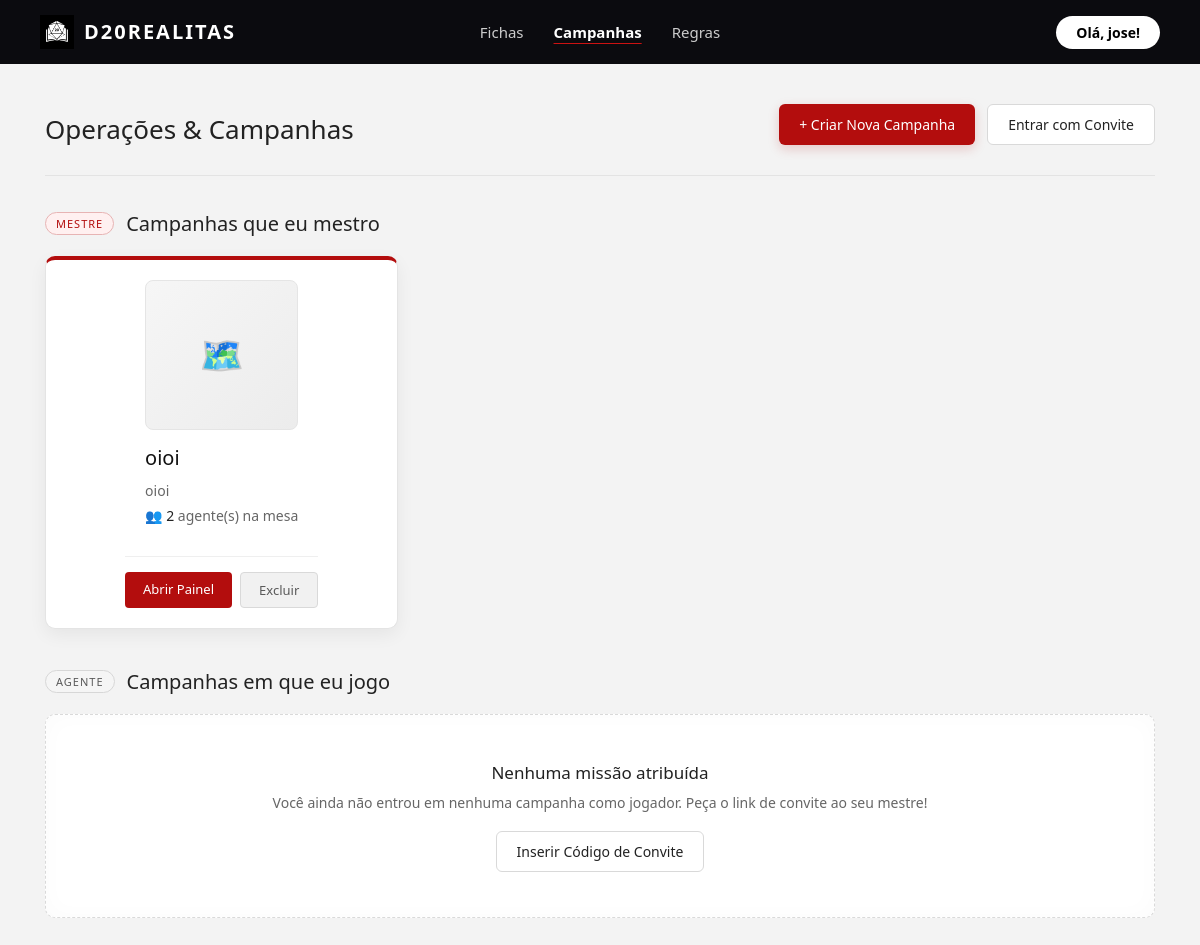
/campanhas.php (signed in), run on the app's committed database.
### tables this page shows
CREATE TABLE IF NOT EXISTS `usuario` (
  `id_usuario` int NOT NULL AUTO_INCREMENT,
  `nome_usuario` varchar(100) NOT NULL,
  `email` varchar(150) NOT NULL,
  `senha` varchar(255) NOT NULL,
  `tipo_usuario` varchar(50) DEFAULT 'jogador',
  PRIMARY KEY (`id_usuario`)
);

CREATE TABLE IF NOT EXISTS `campanha` (
  `id_campanha` int NOT NULL AUTO_INCREMENT,
  `nome_campanha` varchar(150) NOT NULL,
  `data_criacao` date DEFAULT NULL,
  `id_regras` int DEFAULT '0',
  `descricao_campanha` text,
  `id_usuario` int NOT NULL,
  `token_convite` varchar(64) DEFAULT NULL,
  `foto_campanha` varchar(255) DEFAULT NULL,
  PRIMARY KEY (`id_campanha`),
  UNIQUE KEY `token_convite` (`token_convite`)
);

### campanhas.php (the view, shortened to what this page needs)
<?php
require_once 'conecta.php';
$id_usuario = (int) $_SESSION['id_usuario'];
$nome_exibir = 'Agente';
$res_user = mysqli_query($conexao, "SELECT nome_usuario FROM usuario WHERE id_usuario = $id_usuario");
if ($res_user && $u = mysqli_fetch_assoc($res_user)) {
    $nome_exibir = $u['nome_usuario'];
}
$sql_mestre = "SELECT c.id_campanha, c.nome_campanha, c.descricao_campanha, c.foto_campanha,
                      (SELECT COUNT(*) FROM campanha_fichas cf WHERE cf.id_campanha = c.id_campanha) AS total_jogadores
               FROM campanha c
               WHERE c.id_usuario = $id_usuario
               ORDER BY c.id_campanha DESC";
$res_mestre = mysqli_query($conexao, $sql_mestre);
$sql_jogador = "SELECT c.id_campanha, c.nome_campanha, c.descricao_campanha, c.foto_campanha,
                       u.nome_usuario AS nome_mestre, f.nome_personagem
                FROM campanha_fichas cf
                JOIN campanha c ON c.id_campanha = cf.id_campanha
                JOIN usuario u ON u.id_usuario = c.id_usuario
                LEFT JOIN ficha_personagem f ON f.id_ficha = cf.id_ficha
                WHERE cf.id_usuario = $id_usuario
                ORDER BY c.id_campanha DESC";
$res_jogador = mysqli_query($conexao, $sql_jogador);
function resumo($texto, $max = 95) {
    $texto = trim((string) $texto);
    return mb_strlen($texto) > $max ? mb_substr($texto, 0, $max) . '...' : $texto;
}
?>
<!DOCTYPE html>
<html lang="pt-BR">
<head>
    <link rel="stylesheet" href="home.css">
</head>
<body>
    <header class="site-header">
        <a href="home.php" class="site-logo"><img src="logo.png" alt="Ícone D20">D20REALITAS</a>
        <nav class="site-nav" aria-label="Navegação principal">
            <a href="fichas.php">Fichas</a>
            <a href="campanhas.php" class="active">Campanhas</a>
            <a href="regras.php">Regras</a>
        </nav>
        <div class="header-right">
            <span class="user-pill">Olá, <?php echo htmlspecialchars($nome_exibir); ?>!</span>
        </div>
    </header>
    <div class="container">
        <div class="cabecalho">
            <h1 class="pagina">Operações & Campanhas</h1>
            <div class="barra-botoes">
                <a href="criarCampanha.php" class="btn-criar">+ Criar Nova Campanha</a>
                <button type="button" class="btn-criar btn-entrar" onclick="abrirModal()">Entrar com Convite</button>
            </div>
        </div>
        <h2 class="secao-titulo"><span class="badge badge-mestre">Mestre</span> Campanhas que eu mestro</h2>
        <div class="lista-cards">
            <?php if ($res_mestre && mysqli_num_rows($res_mestre) > 0): ?>
                <?php while ($c = mysqli_fetch_assoc($res_mestre)): ?>
                    <div class="item-card">
                        <div>
                            <?php if (!empty($c['foto_campanha']) && file_exists('uploads/' . $c['foto_campanha'])): ?>
                                <img src="uploads/<?php echo htmlspecialchars($c['foto_campanha']); ?>" alt="Banner da Campanha" class="img-campanha-card">
                            <?php else: ?>
                                <div class="placeholder-capa">🗺️</div>
                            <?php endif; ?>
                            <h3><?php echo htmlspecialchars($c['nome_campanha']); ?></h3>
                            <p class="sub"><?php echo htmlspecialchars(resumo($c['descricao_campanha'])); ?></p>
                            <p class="sub">👥 <strong><?php echo (int) $c['total_jogadores']; ?></strong> agente(s) na mesa</p>
                        </div>
                        <div class="acoes">
                            <a href="detalhesCampanha.php?id=<?php echo (int) $c['id_campanha']; ?>" class="btn-abrir">Abrir Painel</a>
                            <form action="deletarCampanha.php" method="POST" onsubmit="return confirm('Deseja realmente excluir esta campanha?');" style="margin:0;">
                                <button type="submit" class="btn-excluir">Excluir</button>
                            </form>
                        </div>
                    </div>
                <?php endwhile; ?>
            <?php endif; ?>
        </div>
        <h2 class="secao-titulo"><span class="badge badge-jogador">Agente</span> Campanhas em que eu jogo</h2>
        <div class="lista-cards">
            <?php if ($res_jogador && mysqli_num_rows($res_jogador) > 0): ?>
                <?php while ($c = mysqli_fetch_assoc($res_jogador)): ?>
                    <div class="item-card jogador">
                        <div>
                            <?php if (!empty($c['foto_campanha']) && file_exists('uploads/' . $c['foto_campanha'])): ?>
                                <img src="uploads/<?php echo htmlspecialchars($c['foto_campanha']); ?>" alt="Banner da Campanha" class="img-campanha-card">
                            <?php else: ?>
                                <div class="placeholder-capa">Sem capa</div>
                            <?php endif; ?>
                            <h3><?php echo htmlspecialchars($c['nome_campanha']); ?></h3>
                            <p class="sub">
                                Mestre: <strong><?php echo htmlspecialchars($c['nome_mestre']); ?></strong><br>
                                Agente: <strong><?php echo htmlspecialchars($c['nome_personagem'] ?? 'Sem ficha vinculada'); ?></strong>
                            </p>
                        </div>
                        <div class="acoes">
                            <a href="detalhesCampanha.php?id=<?php echo (int) $c['id_campanha']; ?>" class="btn-abrir">Entrar na Mesa</a>
                        </div>
                    </div>
                <?php endwhile; ?>
            <?php else: ?>
                <div class="card-vazio">
                    <p>Nenhuma missão atribuída</p>
                    <span class="dica-vazia">Você ainda não entrou em nenhuma campanha como jogador. Peça o link de convite ao seu mestre!</span>
                    <button type="button" class="btn-criar btn-entrar" onclick="abrirModal()">Inserir Código de Convite</button>
                </div>
            <?php endif; ?>
        </div>
    </div>
</body>
</html>

### home.css (style rules this page uses)
:root { --bg: #ececec; --header-bg: #0b0b0f; --vermelho: #cc0000; --vermelho-escuro: #a80000; --cinza-card: #d9d9d9; --cinza-btn: #d3d3d3; --texto: #111; --branco: #fff; }
* { box-sizing: border-box; margin: 0; padding: 0; }
body { font-family: 'Segoe UI', Tahoma, Geneva, Verdana, sans-serif; background-color: var(--bg); color: var(--texto); line-height: 1.5; min-height: 100vh; }
img { max-width: 100%; }
h1, h2, h3, h4 { line-height: 1.25; margin-bottom: 0.5em; }
.site-header { display: grid; grid-template-columns: 1fr auto 1fr; align-items: center; gap: 24px; min-height: 64px; padding: 12px 40px; background-color: var(--header-bg); color: var(--branco); }
.site-logo { justify-self: start; display: flex; align-items: center; gap: 10px; color: var(--branco); font-size: 20px; font-weight: 700; letter-spacing: 2px; text-decoration: none; white-space: nowrap; }
.site-logo img { height: 30px; width: auto; }
.site-nav { justify-self: center; display: flex; align-items: center; justify-content: center; gap: 30px; }
.site-nav a { padding: 8px 0; color: #ccc; font-size: 15px; font-weight: 500; text-decoration: none; transition: color 0.2s ease; }
.site-nav a.active { color: var(--branco); font-weight: 700; text-decoration: underline; text-decoration-color: #cb1212; text-underline-offset: 5px; }
.header-right { justify-self: end; display: flex; align-items: center; gap: 12px; color: var(--branco); white-space: nowrap; }
.user-pill { display: inline-block; padding: 6px 20px; border-radius: 20px; background-color: var(--branco); color: #000; font-size: 14px; font-weight: 700; }
.container { max-width: 1100px; margin: 30px auto; padding: 0 20px; }
.btn-criar, .btn-submit { display: inline-block; background-color: var(--vermelho); color: var(--branco); border: none; padding: 10px 22px; border-radius: 6px; font-family: inherit; font-size: 15px; font-weight: bold; text-decoration: none; cursor: pointer; transition: background 0.2s; }
.cabecalho { display: flex; justify-content: space-between; align-items: center; flex-wrap: wrap; gap: 15px; margin-bottom: 25px; padding-bottom: 15px; border-bottom: 2px solid #ccc; }
.cabecalho .pagina, .pagina { font-size: 26px; font-weight: 800; color: #222; margin: 0; }
.secao-titulo { display: flex; align-items: center; gap: 10px; font-size: 1.3rem; margin: 35px 0 15px; }
.secao-titulo:first-of-type { margin-top: 10px; }
.lista-cards { display: grid; gap: 15px; }
.item-card { display: flex; justify-content: space-between; align-items: center; gap: 15px; padding: 16px 20px; background-color: var(--branco); color: var(--texto); border: 1px solid #dcdcdc; border-left: 4px solid var(--vermelho); border-radius: 8px; box-shadow: 0 2px 8px rgba(0, 0, 0, 0.06); }
.item-card h3 { margin: 0; font-size: 1.1rem; }
.item-card .sub { margin: 4px 0 0; font-size: 14px; color: #666; }
.item-card .acoes { display: flex; align-items: center; gap: 8px; flex-shrink: 0; }
.btn-abrir { display: inline-block; padding: 8px 16px; background-color: #e0e0e0; color: #111; border: none; border-radius: 6px; font-family: inherit; font-size: 14px; font-weight: bold; text-decoration: none; cursor: pointer; transition: background 0.2s, color 0.2s; }
.barra-botoes { display: flex; flex-wrap: wrap; gap: 10px; margin-bottom: 10px; }
.badge { display: inline-block; padding: 2px 10px; border-radius: 12px; font-size: 12px; font-weight: bold; letter-spacing: 0.5px; text-transform: uppercase; vertical-align: middle; }
.badge-mestre { background-color: var(--vermelho); color: var(--branco); }
.badge-jogador { background-color: #28a745; color: var(--branco); }
html { scroll-behavior: smooth; }
body { overflow-x: hidden; }
.site-header { position: sticky; top: 0; z-index: 100; backdrop-filter: blur(8px); }
button, a, input, select, textarea { transition: background-color 0.2s ease, color 0.2s ease, border-color 0.2s ease, transform 0.15s ease; }
.site-logo img { height: clamp(28px, 4vw, 34px); }
.container { width: min(1100px, calc(100% - 40px)); }

### data on the page
usuario: nome_usuario "jose"
campanha: nome_campanha "oioi", descricao_campanha "oioi", total_jogadores "2"
